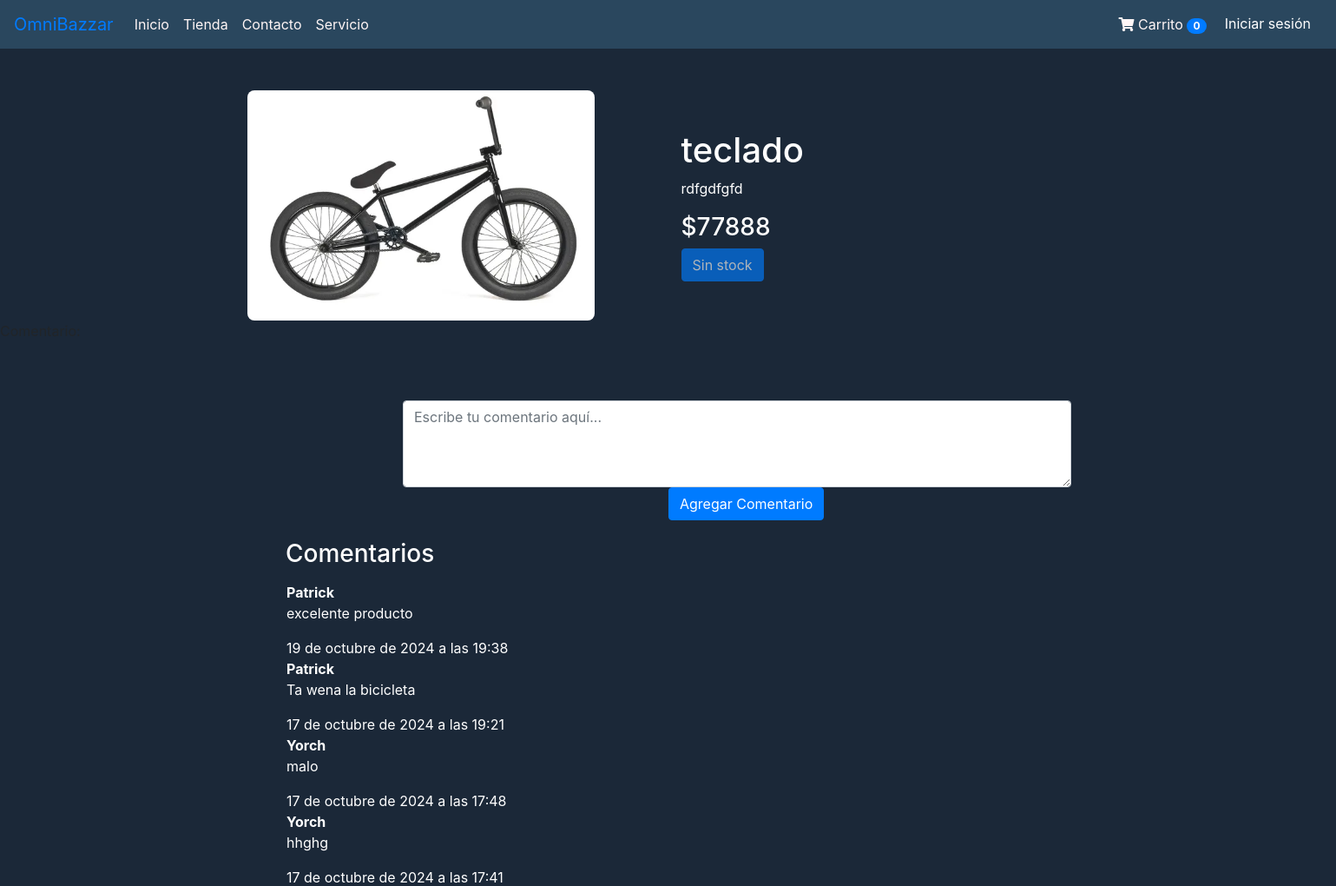
Page /detalle-producto/31/ on the committed database.
### productos/models.py (models this page shows, shortened)
class Producto(models.Model):
    nombre = models.CharField(max_length=50)
    precio = models.IntegerField()
    descripcion = models.TextField()
    nuevo = models.BooleanField()
    categoria = models.ForeignKey(Categoria, on_delete=models.PROTECT, default=1)
    fecha_fabricacion = models.DateField()
    imagen = models.ImageField(upload_to="productos", null=True)
    stock = models.IntegerField(default=0, verbose_name='Stock')
    usuario = models.ForeignKey(User, on_delete=models.CASCADE, null=True, blank=True)

class Resena(models.Model):
    producto = models.ForeignKey(Producto, on_delete=models.CASCADE)
    usuario = models.ForeignKey(User, on_delete=models.CASCADE)
    comentario = models.TextField()
    fecha_creacion = models.DateTimeField(auto_now_add=True)

### productos/views.py (the view)
# urls.py: path('detalle-producto/<int:producto_id>/', detalle_producto, name='detalle_producto'),
def detalle_producto(request, producto_id):
    producto = get_object_or_404(Producto, id=producto_id)
    resenas = Resena.objects.filter(producto=producto).order_by('-fecha_creacion')
    if request.method == 'POST':
        if request.user.is_authenticated:
            form = ComentarioForm(request.POST)
            if form.is_valid():
                nueva_resena = form.save(commit=False)
                nueva_resena.producto = producto
                nueva_resena.usuario = request.user  # Asigna el usuario autenticado
                nueva_resena.save()
                messages.success(request, "Se guardó el comentario!!")
                return redirect('detalle_producto', producto_id=producto_id)
        else:
            return redirect('login')  # Ajusta la URL del login según tu configuración
    else:
        form = ComentarioForm()
    return render(request, 'compra/detalle_producto.html', {
        'producto': producto,
        'resenas': resenas,
        'form': form
    })

### productos/forms.py
class ComentarioForm(forms.ModelForm):
    class Meta:
        model = Resena
        fields = ['comentario']
        widgets = {
            'comentario': forms.Textarea(attrs={
                'rows': 4,         # Número de filas del textarea
                'cols': 50,        # Número de columnas del textarea
                'placeholder': 'Escribe tu comentario aquí...',  # Texto de ayuda
                'class': 'form-control',  # Clases de CSS para Bootstrap (opcional)
                'required': True,  # Hace que el campo sea obligatorio
                'style': 'width:50%; height: 100px; position: relative; left: 464px; top: 60px;'
            }),
        }

### productos/templates/compra/detalle_producto.html (shortened to what this page needs)
{% extends "productos/base.html" %}
{% load static %}
{% block content %}
<div class="container mt-4">
    <div class="row">
        <div class="col-md-6 d-flex justify-content-center">
            {% if producto.imagen %}
            <img src="{{ producto.imagen.url }}" class="img-fluid"
                style="border-radius: 8px; width: 100%; max-width: 400px;">
            {% endif %}
        </div>
        <div class="col-md-6 d-flex flex-column justify-content-center">
            <h1 style="color: white;">{{ producto.nombre }}</h1>
            <p style="color: white;">{{ producto.descripcion }}</p>
            <h3 style="color: white;">${{ producto.precio }}</h3>
            <div>
                <button type="button" class="btn btn-primary add-to-cart"
                    data-product-id="{{ producto.id }}"
                    data-product-name="{{ producto.nombre }}"
                    data-product-price="{{ producto.precio }}"
                    data-product-stock="{{ producto.stock }}">
                </button>
            </div>
        </div>
    </div>
</div>
<form method="post">
    {{ form }}
    <button type="submit" class="btn btn-primary" style="position: relative; top: 60px; left: 770px;">Agregar Comentario</button>
</form>
  <h3 style="color: white; position: relative; top: 82px; left: 329px;">Comentarios</h3>
  <div class="comentarios">
      {% if resenas %}
          {% for resena in resenas %}
              <div class="comentario" >
                  <strong style="color: white;position: relative; top: 89px; margin-left: 330px;">{{ resena.usuario.username }}</strong>
                  <p style="color: white;position: relative; top: 89px; margin-left: 330px;">{{ resena.comentario }}</p>
                  <span class="fecha" style="color: white;position: relative; top: 89px; margin-left: 330px;">{{ resena.fecha_creacion }}</span>
              </div>
          {% endfor %}
      {% else %}
          <p style="color: white; position: relative; top: 89px; left: 330px;">No hay comentarios aún.</p>
      {% endif %}
  </div>
{% endblock %}

### productos/static/productos/css/styles.css (style rules this page uses)
.body { background-color: #1b2838; }

### rows in the picture
Producto: imagen (picture), nombre "teclado", descripcion "rdfgdfgfd", precio "77888"
Resena: usuario.username "Patrick", comentario "excelente producto", fecha_creacion "19 de octubre de 2024 a las 19:38"
Resena: usuario.username "Patrick", comentario "Ta wena la bicicleta", fecha_creacion "17 de octubre de 2024 a las 19:21"
Resena: usuario.username "Yorch", comentario "malo", fecha_creacion "17 de octubre de 2024 a las 17:48"
Resena: usuario.username "Yorch", comentario "hhghg", fecha_creacion "17 de octubre de 2024 a las 17:41"
